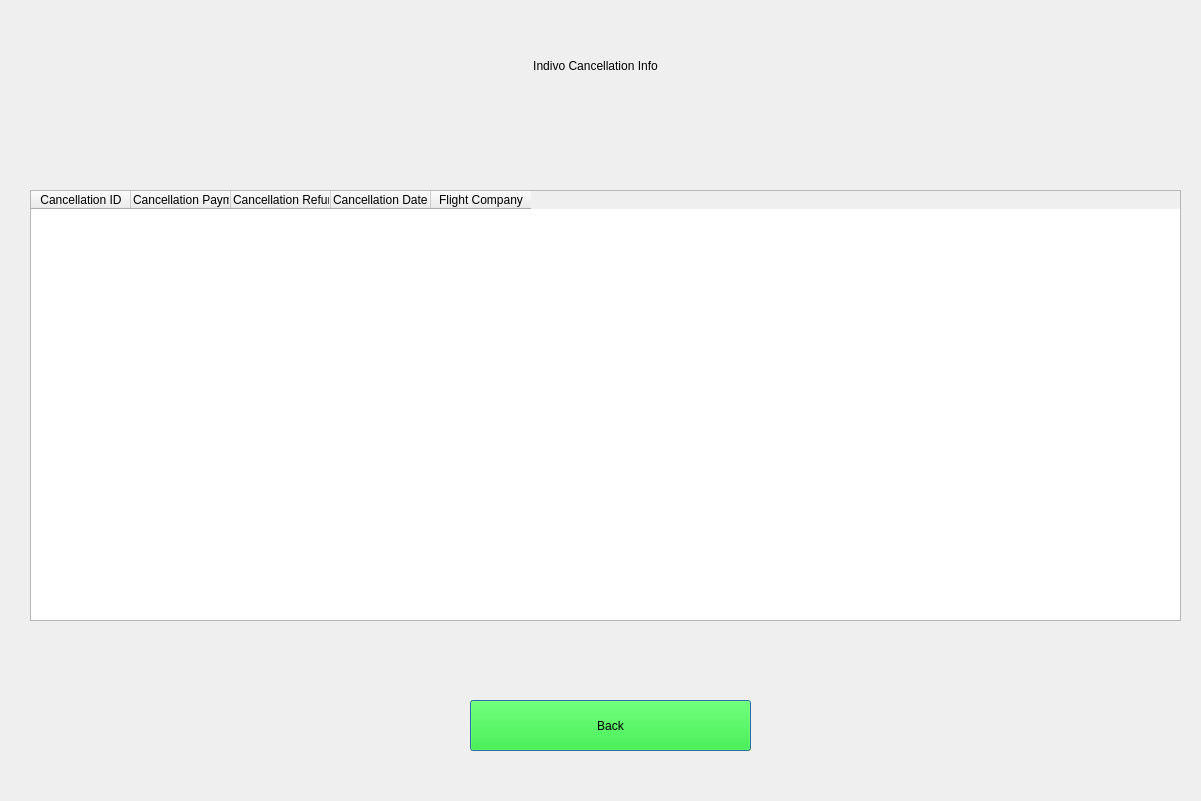
<?xml version="1.0" encoding="UTF-8"?>
<ui version="4.0">
 <class>Dialog</class>
 <widget class="QDialog" name="Dialog">
  <property name="geometry">
   <rect>
    <x>0</x>
    <y>0</y>
    <width>1201</width>
    <height>801</height>
   </rect>
  </property>
  <property name="windowTitle">
   <string>Dialog</string>
  </property>
  <widget class="QPushButton" name="Back_Button">
   <property name="geometry">
    <rect>
     <x>470</x>
     <y>700</y>
     <width>281</width>
     <height>51</height>
    </rect>
   </property>
   <property name="styleSheet">
    <string notr="true">font: 16pt &quot;MS Shell Dlg 2&quot;;
background-color: rgb(0, 255, 0);
</string>
   </property>
   <property name="text">
    <string>Back</string>
   </property>
  </widget>
  <widget class="QTableWidget" name="Payments_Info_TableWidget">
   <property name="geometry">
    <rect>
     <x>30</x>
     <y>190</y>
     <width>1151</width>
     <height>431</height>
    </rect>
   </property>
   <column>
    <property name="text">
     <string>Cancellation ID</string>
    </property>
   </column>
   <column>
    <property name="text">
     <string>Cancellation Payment ID</string>
    </property>
    <property name="textAlignment">
     <set>AlignLeading|AlignVCenter</set>
    </property>
   </column>
   <column>
    <property name="text">
     <string>Cancellation Refund</string>
    </property>
    <property name="textAlignment">
     <set>AlignLeading|AlignVCenter</set>
    </property>
   </column>
   <column>
    <property name="text">
     <string>Cancellation Date</string>
    </property>
    <property name="textAlignment">
     <set>AlignLeading|AlignVCenter</set>
    </property>
   </column>
   <column>
    <property name="text">
     <string>Flight Company</string>
    </property>
   </column>
  </widget>
  <widget class="QLabel" name="HeaderLabel">
   <property name="geometry">
    <rect>
     <x>210</x>
     <y>30</y>
     <width>771</width>
     <height>71</height>
    </rect>
   </property>
   <property name="styleSheet">
    <string notr="true">
font: 36pt &quot;MS Shell Dlg 2&quot;;</string>
   </property>
   <property name="text">
    <string>Indivo Cancellation Info</string>
   </property>
   <property name="alignment">
    <set>Qt::AlignCenter</set>
   </property>
  </widget>
  <widget class="QLabel" name="label">
   <property name="geometry">
    <rect>
     <x>310</x>
     <y>130</y>
     <width>551</width>
     <height>31</height>
    </rect>
   </property>
   <property name="styleSheet">
    <string notr="true">font: 10pt &quot;MS Shell Dlg 2&quot;;
color: rgb(255, 0, 0);</string>
   </property>
   <property name="text">
    <string/>
   </property>
   <property name="alignment">
    <set>Qt::AlignCenter</set>
   </property>
  </widget>
 </widget>
 <resources/>
 <connections/>
</ui>
